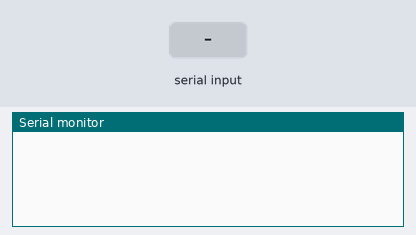
A sketch run on a simulated ESP32. Shown: the last lines printed to the serial monitor. Inputs (shaded band) come from the test bench. WiFi joins after 1.5 s; servers stay silent unless stated.

Above: at 0.8 s.
0.9 s: "90,45\n" received over Serial
At 1.8 s:
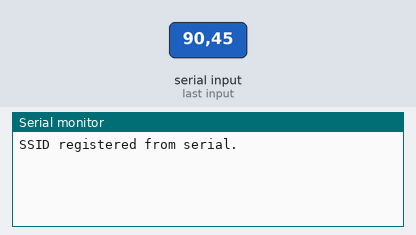
2.4 s: "30,150\n" received over Serial
At 2.9 s:
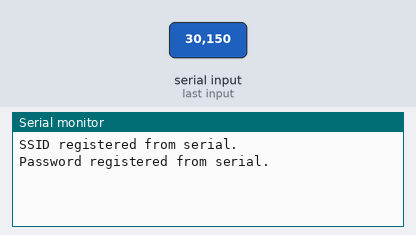
Timing chart, 0 to 5.4 s (numbered marks = the images above; inputs shaded):
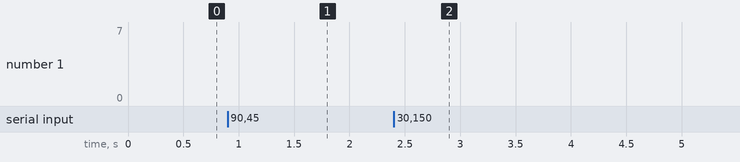

Measured:
- after the input at 0.9 s, the serial monitor: prints a new line at once (image 1)
- after the input at 2.4 s, the serial monitor: prints a new line at once (image 2)

The sketch:

IA_A2.ino
```cpp
#include "WiFi.h"
#include "HTTPClient.h"
#include "string.h"

class DateTime{
  private:
    int year;
    int month;
    int day;
    int hour;
    int minute;
    int second;
  public:
    DateTime() : year(2000), month(1), day(1), hour(0), minute(0), second(0){}
    DateTime(String payload){
      this->force(payload);
    }

    void force(String payload){
        this->year = payload[30] - 48;
        this->year = this->year * 10 + (payload[31] - 48);
        this->year = this->year * 10 + (payload[32] - 48);
        this->year = this->year * 10 + (payload[33] - 48);

        this->month = payload[35] - 48;
        this->month = this->month * 10 + (payload[36] - 48);

        this->day = payload[38] - 48;
        this->day = this->day * 10 + (payload[39] - 48);

        this->hour = payload[41] - 48;
        this->hour = this->hour * 10 + (payload[42] - 48);

        this->minute = payload[44] - 48;
        this->minute = this->minute * 10 + (payload[45] - 48);

        this->second = 0;
    }

    void go(){
      this->second++;

      if(this->second == 60){
        this->second = 0;
        this->minute++;
      }

      if(this->minute == 60){
        this->minute = 0;
        this->hour++;
      }

      if(this->hour == 24){
        this->hour = 0;
        this->day++;
      }

      switch(this->day){
        case 28:
          if(this->year % 4 != 0 && this->month == 2){
            this->day = 1;
            this->month++;
          }
          break;
        case 29:
          if(this->year % 4 == 0 && this->month == 2){
            this->day = 1;
            this->month++;
          }
          break;
        case 30:
          switch(this->month){
            case 4:
            case 6:
            case 9:
            case 11:
              this->day = 1;
              this->month++;
              break;
          }
          break;
         case 31:
         switch(this->month){
            case 1:
            case 3:
            case 5:
            case 7:
            case 8:
            case 10:
            case 12:
              this->day = 1;
              this->month++;
              break;
          }
          break;
      }

      if(this->month == 12){
        this->month = 1;
        this->year++;
      }
    }

    void show(){
      if(this->day < 10){
        Serial.print(0);
      }
      Serial.print(this->day);
      Serial.print(".");

      if(this->month < 10){
        Serial.print(0);
      }
      Serial.print(this->month);
      Serial.print(".");

      Serial.print(this->year);
      Serial.print(" ");

      if(this->hour < 10){
        Serial.print(0);
      }
      Serial.print(this->hour);
      Serial.print(":");

      if(this->minute < 10){
        Serial.print(0);
      }
      Serial.print(this->minute);
      Serial.print(":");

      if(this->second < 10){
        Serial.print(0);
      }
      Serial.print(this->second);
      Serial.println();
    }
};

void connectToWifi(bool debug = false){
  while(Serial.available() == 0) {}
  Serial.println("SSID registered from serial.");
  String ssid = Serial.readString();
  char ssid_buf[50];
  ssid.toCharArray(ssid_buf, 50);
  ssid_buf[strlen(ssid_buf) - 1] = '\0';
  Serial.flush();

  while(Serial.available() == 0) {}
  Serial.println("Password registered from serial.");
  String password = Serial.readString();
  char password_buf[50];
  password.toCharArray(password_buf, 50);
  password_buf[strlen(password_buf) - 1] = '\0';
  Serial.flush();

  WiFi.mode(WIFI_STA);
  WiFi.begin(ssid_buf, password_buf);

  unsigned long timeout = 20000;
  unsigned long start = millis();

  if(debug){
    Serial.println(ssid_buf);
    Serial.println(password_buf);
  }
  while(WiFi.status() != WL_CONNECTED && (millis() - start) < timeout){
    Serial.print(".");
    delay(1000);
  }

  Serial.println();
  if(WiFi.status() != WL_CONNECTED){
    Serial.println("Connection failed!");
  }else{
    Serial.println("Connected!");
  }
}

String getPayloadByHTTPRequest(){
  if(WiFi.status() == WL_CONNECTED){
    HTTPClient client;
    client.begin("http://worldclockapi.com/api/json/eest/now");
    int httpCode = client.GET();

    if(httpCode > 0){
      return client.getString();
    }else{
      Serial.println("HTTP request failed.");
    }
  }else{
    Serial.println("Cannot make HTTP request as board is not connected.");
  }

  return "";
}

DateTime dt;

void setup() {
  Serial.begin(115200);
  connectToWifi();

  String payload = getPayloadByHTTPRequest();
  if(payload != ""){
    dt.force(payload);
  }
}

void loop() {
  dt.show();
  delay(1000);
  dt.go();
}
```
